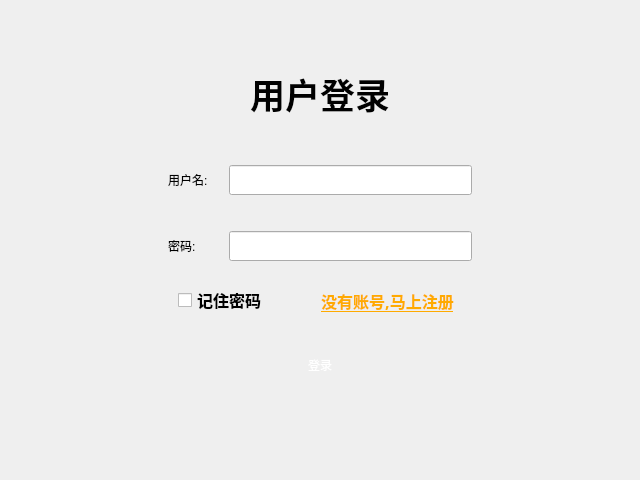
<?xml version="1.0" encoding="UTF-8"?>
<ui version="4.0">
 <class>Login</class>
 <widget class="QDialog" name="Login">
  <property name="geometry">
   <rect>
    <x>0</x>
    <y>0</y>
    <width>640</width>
    <height>480</height>
   </rect>
  </property>
  <property name="minimumSize">
   <size>
    <width>640</width>
    <height>480</height>
   </size>
  </property>
  <property name="windowTitle">
   <string>Dialog</string>
  </property>
  <layout class="QVBoxLayout" name="verticalLayout">
   <property name="spacing">
    <number>0</number>
   </property>
   <property name="leftMargin">
    <number>0</number>
   </property>
   <property name="topMargin">
    <number>0</number>
   </property>
   <property name="rightMargin">
    <number>0</number>
   </property>
   <property name="bottomMargin">
    <number>0</number>
   </property>
   <item>
    <widget class="TitleWidget" name="title_widget" native="true"/>
   </item>
   <item>
    <widget class="QStackedWidget" name="stackedWidget">
     <property name="currentIndex">
      <number>0</number>
     </property>
     <widget class="QWidget" name="login_page">
      <layout class="QVBoxLayout" name="verticalLayout_3">
       <item>
        <spacer name="verticalSpacer">
         <property name="orientation">
          <enum>Qt::Orientation::Vertical</enum>
         </property>
         <property name="sizeHint" stdset="0">
          <size>
           <width>20</width>
           <height>33</height>
          </size>
         </property>
        </spacer>
       </item>
       <item>
        <widget class="QWidget" name="widget" native="true">
         <layout class="QHBoxLayout" name="horizontalLayout_3">
          <item>
           <spacer name="horizontalSpacer">
            <property name="orientation">
             <enum>Qt::Orientation::Horizontal</enum>
            </property>
            <property name="sizeHint" stdset="0">
             <size>
              <width>103</width>
              <height>20</height>
             </size>
            </property>
           </spacer>
          </item>
          <item>
           <widget class="QWidget" name="widget_2" native="true">
            <layout class="QVBoxLayout" name="verticalLayout_2">
             <item>
              <widget class="QWidget" name="widget_6" native="true">
               <layout class="QHBoxLayout" name="horizontalLayout_4">
                <item>
                 <widget class="QLabel" name="label_3">
                  <property name="font">
                   <font>
                    <family>华文新魏</family>
                    <pointsize>26</pointsize>
                    <bold>true</bold>
                   </font>
                  </property>
                  <property name="text">
                   <string>用户登录</string>
                  </property>
                  <property name="alignment">
                   <set>Qt::AlignmentFlag::AlignCenter</set>
                  </property>
                 </widget>
                </item>
               </layout>
              </widget>
             </item>
             <item>
              <widget class="QWidget" name="widget_7" native="true">
               <property name="minimumSize">
                <size>
                 <width>0</width>
                 <height>15</height>
                </size>
               </property>
              </widget>
             </item>
             <item>
              <widget class="QWidget" name="widget_3" native="true">
               <layout class="QGridLayout" name="gridLayout">
                <item row="2" column="0">
                 <widget class="QLabel" name="label_2">
                  <property name="text">
                   <string>密码:</string>
                  </property>
                  <property name="buddy">
                   <cstring>log_pwd</cstring>
                  </property>
                 </widget>
                </item>
                <item row="0" column="2">
                 <widget class="QLineEdit" name="log_usr">
                  <property name="minimumSize">
                   <size>
                    <width>0</width>
                    <height>25</height>
                   </size>
                  </property>
                  <property name="font">
                   <font>
                    <family>Aharoni</family>
                    <pointsize>12</pointsize>
                    <bold>true</bold>
                   </font>
                  </property>
                  <property name="alignment">
                   <set>Qt::AlignmentFlag::AlignCenter</set>
                  </property>
                 </widget>
                </item>
                <item row="2" column="2">
                 <widget class="QLineEdit" name="log_pwd">
                  <property name="minimumSize">
                   <size>
                    <width>0</width>
                    <height>25</height>
                   </size>
                  </property>
                  <property name="font">
                   <font>
                    <family>Aharoni</family>
                    <pointsize>12</pointsize>
                    <bold>true</bold>
                   </font>
                  </property>
                  <property name="alignment">
                   <set>Qt::AlignmentFlag::AlignCenter</set>
                  </property>
                 </widget>
                </item>
                <item row="0" column="0">
                 <widget class="QLabel" name="label">
                  <property name="text">
                   <string>用户名:</string>
                  </property>
                  <property name="buddy">
                   <cstring>log_usr</cstring>
                  </property>
                 </widget>
                </item>
                <item row="0" column="1">
                 <spacer name="horizontalSpacer_4">
                  <property name="orientation">
                   <enum>Qt::Orientation::Horizontal</enum>
                  </property>
                  <property name="sizeType">
                   <enum>QSizePolicy::Policy::Fixed</enum>
                  </property>
                  <property name="sizeHint" stdset="0">
                   <size>
                    <width>15</width>
                    <height>20</height>
                   </size>
                  </property>
                 </spacer>
                </item>
                <item row="1" column="0">
                 <spacer name="verticalSpacer_3">
                  <property name="orientation">
                   <enum>Qt::Orientation::Vertical</enum>
                  </property>
                  <property name="sizeType">
                   <enum>QSizePolicy::Policy::Fixed</enum>
                  </property>
                  <property name="sizeHint" stdset="0">
                   <size>
                    <width>20</width>
                    <height>30</height>
                   </size>
                  </property>
                 </spacer>
                </item>
               </layout>
              </widget>
             </item>
             <item>
              <widget class="QWidget" name="widget_4" native="true">
               <layout class="QHBoxLayout" name="horizontalLayout_2">
                <item>
                 <spacer name="horizontalSpacer_11">
                  <property name="orientation">
                   <enum>Qt::Orientation::Horizontal</enum>
                  </property>
                  <property name="sizeType">
                   <enum>QSizePolicy::Policy::Fixed</enum>
                  </property>
                  <property name="sizeHint" stdset="0">
                   <size>
                    <width>10</width>
                    <height>20</height>
                   </size>
                  </property>
                 </spacer>
                </item>
                <item>
                 <widget class="QCheckBox" name="rember_pwd">
                  <property name="font">
                   <font>
                    <family>新宋体</family>
                    <pointsize>12</pointsize>
                    <bold>true</bold>
                   </font>
                  </property>
                  <property name="text">
                   <string>记住密码</string>
                  </property>
                 </widget>
                </item>
                <item>
                 <spacer name="horizontalSpacer_3">
                  <property name="orientation">
                   <enum>Qt::Orientation::Horizontal</enum>
                  </property>
                  <property name="sizeHint" stdset="0">
                   <size>
                    <width>40</width>
                    <height>20</height>
                   </size>
                  </property>
                 </spacer>
                </item>
                <item>
                 <widget class="QToolButton" name="log_register_btn">
                  <property name="font">
                   <font>
                    <family>新宋体</family>
                    <pointsize>12</pointsize>
                    <bold>true</bold>
                    <underline>true</underline>
                   </font>
                  </property>
                  <property name="styleSheet">
                   <string notr="true">color: rgb(255, 170, 0);</string>
                  </property>
                  <property name="text">
                   <string>没有账号,马上注册</string>
                  </property>
                  <property name="autoRaise">
                   <bool>true</bool>
                  </property>
                 </widget>
                </item>
                <item>
                 <spacer name="horizontalSpacer_12">
                  <property name="orientation">
                   <enum>Qt::Orientation::Horizontal</enum>
                  </property>
                  <property name="sizeType">
                   <enum>QSizePolicy::Policy::Fixed</enum>
                  </property>
                  <property name="sizeHint" stdset="0">
                   <size>
                    <width>10</width>
                    <height>20</height>
                   </size>
                  </property>
                 </spacer>
                </item>
               </layout>
              </widget>
             </item>
             <item>
              <widget class="QWidget" name="widget_5" native="true">
               <layout class="QHBoxLayout" name="horizontalLayout">
                <item>
                 <widget class="QToolButton" name="login_btn">
                  <property name="minimumSize">
                   <size>
                    <width>200</width>
                    <height>50</height>
                   </size>
                  </property>
                  <property name="styleSheet">
                   <string notr="true">border-image: url(:/images/balckButton.png);
font: 75 18pt &quot;新宋体&quot;;
color: rgb(255, 255, 255);</string>
                  </property>
                  <property name="text">
                   <string>登录</string>
                  </property>
                  <property name="autoRaise">
                   <bool>true</bool>
                  </property>
                 </widget>
                </item>
               </layout>
              </widget>
             </item>
             <item>
              <widget class="QWidget" name="widget_8" native="true">
               <property name="minimumSize">
                <size>
                 <width>0</width>
                 <height>15</height>
                </size>
               </property>
              </widget>
             </item>
            </layout>
           </widget>
          </item>
          <item>
           <spacer name="horizontalSpacer_2">
            <property name="orientation">
             <enum>Qt::Orientation::Horizontal</enum>
            </property>
            <property name="sizeHint" stdset="0">
             <size>
              <width>102</width>
              <height>20</height>
             </size>
            </property>
           </spacer>
          </item>
         </layout>
        </widget>
       </item>
       <item>
        <spacer name="verticalSpacer_2">
         <property name="orientation">
          <enum>Qt::Orientation::Vertical</enum>
         </property>
         <property name="sizeHint" stdset="0">
          <size>
           <width>20</width>
           <height>34</height>
          </size>
         </property>
        </spacer>
       </item>
      </layout>
     </widget>
     <widget class="QWidget" name="register_page">
      <layout class="QVBoxLayout" name="verticalLayout_5">
       <item>
        <spacer name="verticalSpacer_5">
         <property name="orientation">
          <enum>Qt::Orientation::Vertical</enum>
         </property>
         <property name="sizeHint" stdset="0">
          <size>
           <width>20</width>
           <height>22</height>
          </size>
         </property>
        </spacer>
       </item>
       <item>
        <widget class="QWidget" name="widget_9" native="true">
         <layout class="QHBoxLayout" name="horizontalLayout_5">
          <item>
           <spacer name="horizontalSpacer_5">
            <property name="orientation">
             <enum>Qt::Orientation::Horizontal</enum>
            </property>
            <property name="sizeHint" stdset="0">
             <size>
              <width>119</width>
              <height>20</height>
             </size>
            </property>
           </spacer>
          </item>
          <item>
           <widget class="QWidget" name="widget_10" native="true">
            <layout class="QVBoxLayout" name="verticalLayout_4">
             <item>
              <widget class="QWidget" name="widget_11" native="true">
               <layout class="QHBoxLayout" name="horizontalLayout_6">
                <item>
                 <widget class="QLabel" name="label_4">
                  <property name="font">
                   <font>
                    <family>华文新魏</family>
                    <pointsize>26</pointsize>
                    <bold>true</bold>
                   </font>
                  </property>
                  <property name="text">
                   <string>用户注册</string>
                  </property>
                  <property name="alignment">
                   <set>Qt::AlignmentFlag::AlignCenter</set>
                  </property>
                 </widget>
                </item>
               </layout>
              </widget>
             </item>
             <item>
              <widget class="QWidget" name="widget_13" native="true">
               <layout class="QGridLayout" name="gridLayout_2">
                <item row="5" column="0">
                 <widget class="QLabel" name="label_10">
                  <property name="text">
                   <string>邮  箱：</string>
                  </property>
                 </widget>
                </item>
                <item row="4" column="0">
                 <widget class="QLabel" name="label_9">
                  <property name="text">
                   <string>手  机：</string>
                  </property>
                 </widget>
                </item>
                <item row="4" column="2">
                 <widget class="QLineEdit" name="reg_phone">
                  <property name="minimumSize">
                   <size>
                    <width>0</width>
                    <height>25</height>
                   </size>
                  </property>
                  <property name="font">
                   <font>
                    <family>宋体</family>
                   </font>
                  </property>
                  <property name="alignment">
                   <set>Qt::AlignmentFlag::AlignCenter</set>
                  </property>
                 </widget>
                </item>
                <item row="3" column="2">
                 <widget class="QLineEdit" name="reg_surepwd">
                  <property name="minimumSize">
                   <size>
                    <width>0</width>
                    <height>25</height>
                   </size>
                  </property>
                  <property name="font">
                   <font>
                    <family>宋体</family>
                   </font>
                  </property>
                  <property name="echoMode">
                   <enum>QLineEdit::EchoMode::Password</enum>
                  </property>
                  <property name="alignment">
                   <set>Qt::AlignmentFlag::AlignCenter</set>
                  </property>
                 </widget>
                </item>
                <item row="3" column="0">
                 <widget class="QLabel" name="label_8">
                  <property name="text">
                   <string>确定密码：</string>
                  </property>
                 </widget>
                </item>
                <item row="5" column="2">
                 <widget class="QLineEdit" name="reg_mail">
                  <property name="minimumSize">
                   <size>
                    <width>0</width>
                    <height>25</height>
                   </size>
                  </property>
                  <property name="font">
                   <font>
                    <family>宋体</family>
                   </font>
                  </property>
                  <property name="alignment">
                   <set>Qt::AlignmentFlag::AlignCenter</set>
                  </property>
                 </widget>
                </item>
                <item row="0" column="0">
                 <widget class="QLabel" name="label_5">
                  <property name="text">
                   <string>用户名：</string>
                  </property>
                 </widget>
                </item>
                <item row="2" column="0">
                 <widget class="QLabel" name="label_7">
                  <property name="text">
                   <string>密  码：</string>
                  </property>
                 </widget>
                </item>
                <item row="1" column="2">
                 <widget class="QLineEdit" name="reg_nickname">
                  <property name="minimumSize">
                   <size>
                    <width>0</width>
                    <height>25</height>
                   </size>
                  </property>
                  <property name="font">
                   <font>
                    <family>宋体</family>
                   </font>
                  </property>
                  <property name="alignment">
                   <set>Qt::AlignmentFlag::AlignCenter</set>
                  </property>
                 </widget>
                </item>
                <item row="2" column="2">
                 <widget class="QLineEdit" name="reg_pwd">
                  <property name="minimumSize">
                   <size>
                    <width>0</width>
                    <height>25</height>
                   </size>
                  </property>
                  <property name="font">
                   <font>
                    <family>宋体</family>
                   </font>
                  </property>
                  <property name="echoMode">
                   <enum>QLineEdit::EchoMode::Password</enum>
                  </property>
                  <property name="alignment">
                   <set>Qt::AlignmentFlag::AlignCenter</set>
                  </property>
                 </widget>
                </item>
                <item row="1" column="0">
                 <widget class="QLabel" name="label_6">
                  <property name="text">
                   <string>昵  称：</string>
                  </property>
                 </widget>
                </item>
                <item row="0" column="2">
                 <widget class="QLineEdit" name="reg_usr">
                  <property name="minimumSize">
                   <size>
                    <width>0</width>
                    <height>25</height>
                   </size>
                  </property>
                  <property name="font">
                   <font>
                    <family>宋体</family>
                   </font>
                  </property>
                  <property name="alignment">
                   <set>Qt::AlignmentFlag::AlignCenter</set>
                  </property>
                 </widget>
                </item>
                <item row="0" column="1">
                 <spacer name="horizontalSpacer_6">
                  <property name="orientation">
                   <enum>Qt::Orientation::Horizontal</enum>
                  </property>
                  <property name="sizeType">
                   <enum>QSizePolicy::Policy::Fixed</enum>
                  </property>
                  <property name="sizeHint" stdset="0">
                   <size>
                    <width>15</width>
                    <height>20</height>
                   </size>
                  </property>
                 </spacer>
                </item>
               </layout>
              </widget>
             </item>
             <item>
              <widget class="QWidget" name="widget_15" native="true">
               <layout class="QHBoxLayout" name="horizontalLayout_8">
                <item>
                 <widget class="QToolButton" name="register_btn">
                  <property name="minimumSize">
                   <size>
                    <width>200</width>
                    <height>50</height>
                   </size>
                  </property>
                  <property name="styleSheet">
                   <string notr="true">border-image: url(:/images/balckButton.png);
font: 75 18pt &quot;新宋体&quot;;
color: rgb(255, 255, 255);</string>
                  </property>
                  <property name="text">
                   <string>注册</string>
                  </property>
                  <property name="autoRaise">
                   <bool>true</bool>
                  </property>
                 </widget>
                </item>
               </layout>
              </widget>
             </item>
             <item>
              <widget class="QWidget" name="widget_16" native="true">
               <property name="minimumSize">
                <size>
                 <width>0</width>
                 <height>15</height>
                </size>
               </property>
              </widget>
             </item>
            </layout>
           </widget>
          </item>
          <item>
           <spacer name="horizontalSpacer_8">
            <property name="orientation">
             <enum>Qt::Orientation::Horizontal</enum>
            </property>
            <property name="sizeHint" stdset="0">
             <size>
              <width>118</width>
              <height>20</height>
             </size>
            </property>
           </spacer>
          </item>
         </layout>
        </widget>
       </item>
       <item>
        <spacer name="verticalSpacer_4">
         <property name="orientation">
          <enum>Qt::Orientation::Vertical</enum>
         </property>
         <property name="sizeHint" stdset="0">
          <size>
           <width>20</width>
           <height>24</height>
          </size>
         </property>
        </spacer>
       </item>
      </layout>
     </widget>
     <widget class="QWidget" name="set_page">
      <widget class="QWidget" name="widget_12" native="true">
       <property name="geometry">
        <rect>
         <x>31</x>
         <y>31</y>
         <width>622</width>
         <height>388</height>
        </rect>
       </property>
       <layout class="QHBoxLayout" name="horizontalLayout_7">
        <item>
         <spacer name="horizontalSpacer_7">
          <property name="orientation">
           <enum>Qt::Orientation::Horizontal</enum>
          </property>
          <property name="sizeHint" stdset="0">
           <size>
            <width>119</width>
            <height>20</height>
           </size>
          </property>
         </spacer>
        </item>
        <item>
         <widget class="QWidget" name="widget_14" native="true">
          <layout class="QVBoxLayout" name="verticalLayout_6">
           <item>
            <widget class="QWidget" name="widget_17" native="true">
             <layout class="QHBoxLayout" name="horizontalLayout_9">
              <item>
               <widget class="QLabel" name="label_11">
                <property name="font">
                 <font>
                  <family>华文新魏</family>
                  <pointsize>26</pointsize>
                  <bold>true</bold>
                 </font>
                </property>
                <property name="text">
                 <string>服务器设置</string>
                </property>
                <property name="alignment">
                 <set>Qt::AlignmentFlag::AlignCenter</set>
                </property>
               </widget>
              </item>
             </layout>
            </widget>
           </item>
           <item>
            <widget class="QWidget" name="widget_18" native="true">
             <layout class="QGridLayout" name="gridLayout_3">
              <item row="0" column="1">
               <spacer name="horizontalSpacer_9">
                <property name="orientation">
                 <enum>Qt::Orientation::Horizontal</enum>
                </property>
                <property name="sizeType">
                 <enum>QSizePolicy::Policy::Fixed</enum>
                </property>
                <property name="sizeHint" stdset="0">
                 <size>
                  <width>20</width>
                  <height>20</height>
                 </size>
                </property>
               </spacer>
              </item>
              <item row="0" column="2">
               <widget class="QLineEdit" name="address_server">
                <property name="minimumSize">
                 <size>
                  <width>0</width>
                  <height>25</height>
                 </size>
                </property>
                <property name="font">
                 <font>
                  <family>宋体</family>
                 </font>
                </property>
                <property name="alignment">
                 <set>Qt::AlignmentFlag::AlignCenter</set>
                </property>
               </widget>
              </item>
              <item row="0" column="0">
               <widget class="QLabel" name="label_15">
                <property name="text">
                 <string>服务器地址:</string>
                </property>
               </widget>
              </item>
              <item row="2" column="2">
               <widget class="QLineEdit" name="port_server">
                <property name="minimumSize">
                 <size>
                  <width>0</width>
                  <height>25</height>
                 </size>
                </property>
                <property name="font">
                 <font>
                  <family>宋体</family>
                 </font>
                </property>
                <property name="alignment">
                 <set>Qt::AlignmentFlag::AlignCenter</set>
                </property>
               </widget>
              </item>
              <item row="2" column="0">
               <widget class="QLabel" name="label_17">
                <property name="text">
                 <string>服务器端口:</string>
                </property>
               </widget>
              </item>
              <item row="1" column="0">
               <spacer name="verticalSpacer_8">
                <property name="orientation">
                 <enum>Qt::Orientation::Vertical</enum>
                </property>
                <property name="sizeType">
                 <enum>QSizePolicy::Policy::Fixed</enum>
                </property>
                <property name="sizeHint" stdset="0">
                 <size>
                  <width>20</width>
                  <height>25</height>
                 </size>
                </property>
               </spacer>
              </item>
             </layout>
            </widget>
           </item>
           <item>
            <widget class="QWidget" name="widget_19" native="true">
             <layout class="QHBoxLayout" name="horizontalLayout_10">
              <item>
               <widget class="QToolButton" name="set_ok_btn">
                <property name="minimumSize">
                 <size>
                  <width>200</width>
                  <height>50</height>
                 </size>
                </property>
                <property name="styleSheet">
                 <string notr="true">border-image: url(:/images/balckButton.png);
font: 75 18pt &quot;新宋体&quot;;
color: rgb(255, 255, 255);</string>
                </property>
                <property name="text">
                 <string>确定</string>
                </property>
                <property name="autoRaise">
                 <bool>true</bool>
                </property>
               </widget>
              </item>
             </layout>
            </widget>
           </item>
           <item>
            <widget class="QWidget" name="widget_20" native="true">
             <property name="maximumSize">
              <size>
               <width>16777215</width>
               <height>20</height>
              </size>
             </property>
            </widget>
           </item>
          </layout>
         </widget>
        </item>
        <item>
         <spacer name="horizontalSpacer_10">
          <property name="orientation">
           <enum>Qt::Orientation::Horizontal</enum>
          </property>
          <property name="sizeHint" stdset="0">
           <size>
            <width>118</width>
            <height>20</height>
           </size>
          </property>
         </spacer>
        </item>
       </layout>
      </widget>
     </widget>
    </widget>
   </item>
  </layout>
 </widget>
 <customwidgets>
  <customwidget>
   <class>TitleWidget</class>
   <extends>QWidget</extends>
   <header location="global">selfwidget/titlewidget.h</header>
   <container>1</container>
  </customwidget>
 </customwidgets>
 <tabstops>
  <tabstop>log_usr</tabstop>
  <tabstop>log_pwd</tabstop>
  <tabstop>rember_pwd</tabstop>
  <tabstop>log_register_btn</tabstop>
  <tabstop>login_btn</tabstop>
  <tabstop>reg_usr</tabstop>
  <tabstop>reg_nickname</tabstop>
  <tabstop>reg_pwd</tabstop>
  <tabstop>reg_surepwd</tabstop>
  <tabstop>reg_phone</tabstop>
  <tabstop>reg_mail</tabstop>
  <tabstop>register_btn</tabstop>
  <tabstop>address_server</tabstop>
  <tabstop>port_server</tabstop>
  <tabstop>set_ok_btn</tabstop>
 </tabstops>
 <resources/>
 <connections/>
</ui>
